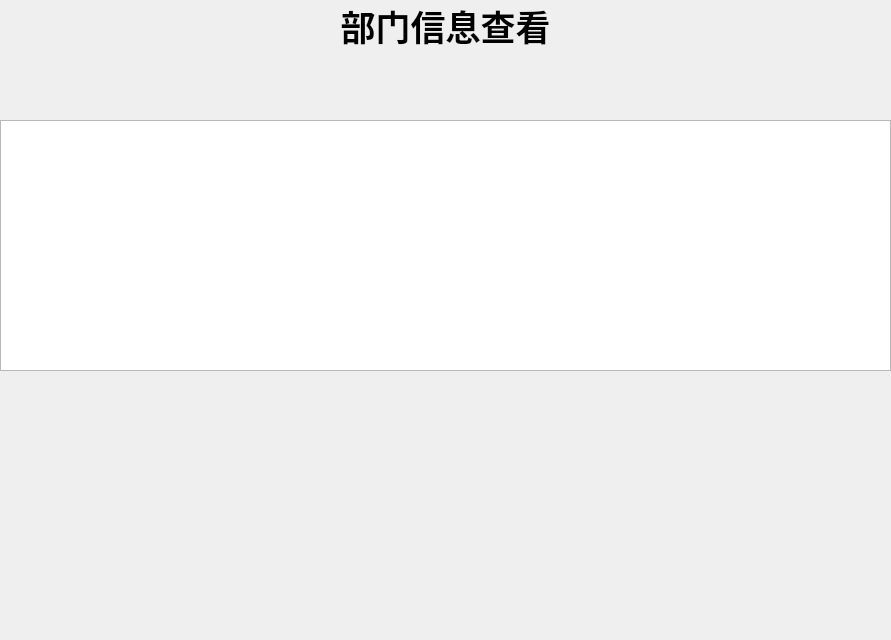
<?xml version="1.0" encoding="UTF-8"?>
<ui version="4.0">
 <class>stu_apartinfo</class>
 <widget class="QWidget" name="stu_apartinfo">
  <property name="geometry">
   <rect>
    <x>0</x>
    <y>0</y>
    <width>891</width>
    <height>640</height>
   </rect>
  </property>
  <property name="windowTitle">
   <string>Form</string>
  </property>
  <widget class="QTableWidget" name="information_tableWidget">
   <property name="enabled">
    <bool>true</bool>
   </property>
   <property name="geometry">
    <rect>
     <x>0</x>
     <y>120</y>
     <width>891</width>
     <height>251</height>
    </rect>
   </property>
  </widget>
  <widget class="QLabel" name="label">
   <property name="geometry">
    <rect>
     <x>0</x>
     <y>0</y>
     <width>891</width>
     <height>51</height>
    </rect>
   </property>
   <property name="text">
    <string>&lt;html&gt;&lt;head/&gt;&lt;body&gt;&lt;p align=&quot;center&quot;&gt;&lt;span style=&quot; font-size:26pt; font-weight:600;&quot;&gt;部门信息查看&lt;/span&gt;&lt;/p&gt;&lt;/body&gt;&lt;/html&gt;</string>
   </property>
  </widget>
 </widget>
 <resources/>
 <connections/>
</ui>
